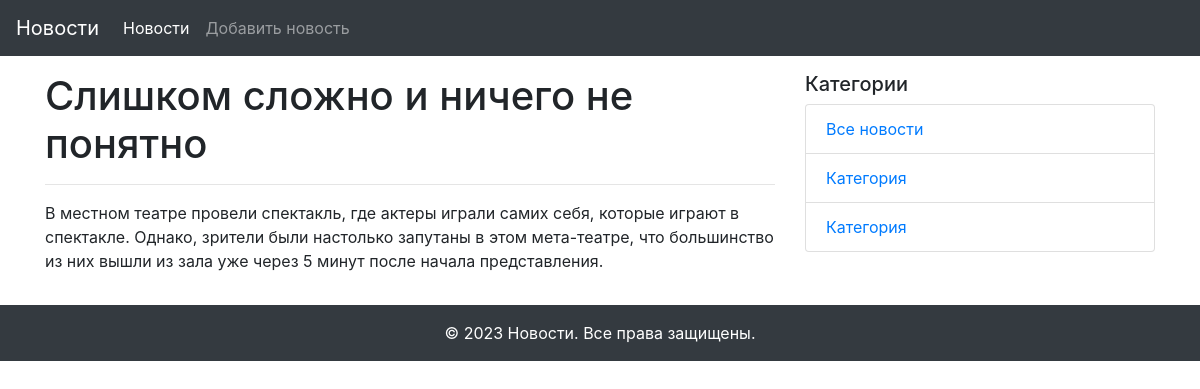
Page /news_detail/1 on the earlier database version.
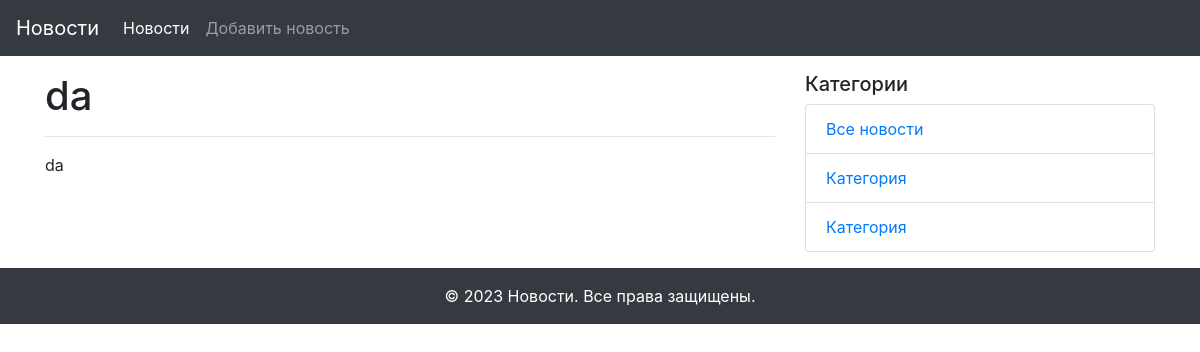
Same page on the later database version.
### app/models.py (models this page shows, shortened)
class News(db.Model):
    id = db.Column(db.Integer, primary_key=True)
    title = db.Column(db.String(255), unique=True, nullable=False)
    text = db.Column(db.Text, nullable=False)
    created_date = db.Column(db.DateTime, default=datetime.utcnow)
    category_id = db.Column(db.Integer, db.ForeignKey('category.id'), nullable=True)
    category = db.relationship('Category', back_populates='news')

### app/views.py (the view)
@app.route('/news_detail/<int:id>')
def news_detail(id):
    news_detail = News.query.get(id)
    return render_template('news_detail.html',
                           news=news_detail)

### app/templates/news_detail.html (shortened to what this page needs)
{% extends "base.html" %}
{% block content %}
  <h1>{{ news.title }}</h1>
  <hr>
  <p>{{ news.text }}</p>
{% endblock content %}

Differences in the rows shown:
changed News: title "Слишком сложно и ничего не понятно" → "da"; text "В местном театре провели спектакль, где актеры играли самих себя, которые играют в спектакле. Однако, зрители были настолько запутаны в этом мета-театре, что большинство из них вышли из зала уже через 5 минут после начала представления." → "da"
